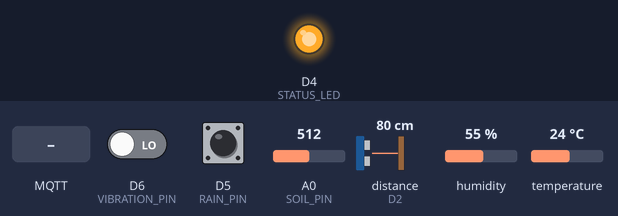
Simulated run of this sketch. Board: ESP8266 (NodeMCU). Shown: output pins drawn as LEDs (lit = HIGH). Wiring (inferred from the names in the program): ultrasonic range finder: trigger D1; echo D2. The inputs (shaded band) are chosen by the test bench; at power-on: A0 (SOIL_PIN) = 512, D6 (VIBRATION_PIN) LOW, D5 (RAIN_PIN) HIGH, distance to the obstacle (sensor on D2) 80 cm, humidity 55 %, temperature 24 °C. The echo pulse lasts 58.3 µs per cm; WiFi joins after 1.5 s; servers stay silent unless stated; no MQTT or app messages arrive unless stated; pins used as bus, display or sensor lines are not drawn; what the sketch prints to the serial monitor is not drawn.

Above: at 3.8 s.
3.9 s: MQTT message "LED_ON" arrives on the first subscribed topic
At 5.2 s:
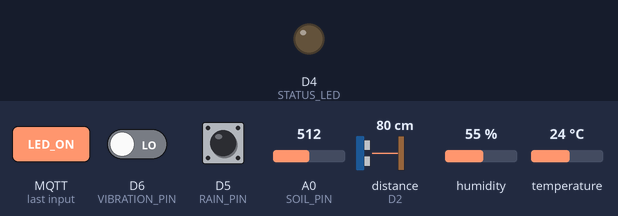
14.2 s: A0 (SOIL_PIN) set to 730
15.7 s: A0 (SOIL_PIN) set to 755
Timing chart, 0 to 18.7 s (numbered marks = the images above; inputs shaded):
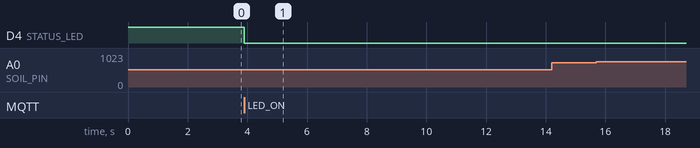

The sketch:

landslide_esp8266.ino
```cpp
#include "risk_rules.h"
#include <ESP8266WiFi.h>
#include <PubSubClient.h>
#include <ArduinoJson.h>
#include <DHT.h>

const char* WIFI_SSID="YOUR_WIFI_SSID";
const char* WIFI_PASSWORD="YOUR_WIFI_PASSWORD";
const char* MQTT_SERVER="192.168.1.100";
const uint16_t MQTT_PORT=28884;
const char* TOPIC_SENSOR="landslide/sensor";
const char* TOPIC_STATUS="landslide/status";
const char* TOPIC_COMMAND="landslide/command";

#define SOIL_PIN A0
#define RAIN_PIN D5
#define VIBRATION_PIN D6
#define DHT_PIN D7
#define DHT_TYPE DHT11
#define TRIG_PIN D1
#define ECHO_PIN D2
#define STATUS_LED LED_BUILTIN

const bool RAIN_ACTIVE_LOW=true;
const bool VIBRATION_ACTIVE_LOW=true;
int SOIL_DRY_RAW=800;     // CALIBRATE
int SOIL_WET_RAW=300;     // CALIBRATE
int SOIL_WARNING_PERCENT=60; // demo/model only
int SOIL_DANGER_PERCENT=80;  // demo/model only
float MOVEMENT_THRESHOLD_CM=3.0; // demo/model only
const unsigned long SEND_INTERVAL_MS=2000;

DHT dht(DHT_PIN,DHT_TYPE);
WiFiClient wifiClient;
PubSubClient mqtt(wifiClient);
float baselineDistanceCm=-1;
unsigned long lastSendMs=0;
bool vibrationLatched=false;

bool activeDigital(uint8_t pin,bool activeLow){int v=digitalRead(pin);return activeLow?v==LOW:v==HIGH;}
int soilPercent(int raw){long p=map(raw,SOIL_DRY_RAW,SOIL_WET_RAW,0,100);return constrain((int)p,0,100);}

float readDistanceOnce(){
  digitalWrite(TRIG_PIN,LOW); delayMicroseconds(2);
  digitalWrite(TRIG_PIN,HIGH); delayMicroseconds(10); digitalWrite(TRIG_PIN,LOW);
  unsigned long duration=pulseIn(ECHO_PIN,HIGH,30000UL);
  if(duration==0)return -1;
  float cm=duration*0.0343f/2.0f;
  return (cm>=2 && cm<=400)?cm:-1;
}
float readDistance(){float total=0;int n=0;for(int i=0;i<3;i++){float d=readDistanceOnce();if(d>0){total+=d;n++;}delay(20);}return n?total/n:-1;}

String riskLevel(int soil,bool rain,bool vibration,bool movement){
  return classifyRisk(soil,rain,vibration,movement,SOIL_WARNING_PERCENT,SOIL_DANGER_PERCENT);
}

void connectWiFi(){
  if(WiFi.status()==WL_CONNECTED)return;
  WiFi.mode(WIFI_STA); WiFi.begin(WIFI_SSID,WIFI_PASSWORD);
  Serial.print("Connecting Wi-Fi"); unsigned long t=millis();
  while(WiFi.status()!=WL_CONNECTED && millis()-t<20000){delay(500);Serial.print(".");}
  if(WiFi.status()==WL_CONNECTED){Serial.print("\nIP: ");Serial.println(WiFi.localIP());}
  else Serial.println("\nWi-Fi timeout; retrying later");
}

void callback(char*,byte* payload,unsigned int length){
  String msg; for(unsigned int i=0;i<length;i++)msg+=(char)payload[i]; msg.trim();
  Serial.print("Command: ");Serial.println(msg);
  if(msg=="LED_ON")digitalWrite(STATUS_LED,LOW);
  else if(msg=="LED_OFF")digitalWrite(STATUS_LED,HIGH);
  else if(msg=="SET_BASELINE"){float d=readDistance();if(d>0){baselineDistanceCm=d;Serial.printf("Baseline %.1f cm\n",d);}}
}

void connectMQTT(){
  if(mqtt.connected()||WiFi.status()!=WL_CONNECTED)return;
  String id="ESP8266-Landslide-"+String(ESP.getChipId(),HEX);
  if(mqtt.connect(id.c_str(),TOPIC_STATUS,0,true,"OFFLINE")){
    mqtt.subscribe(TOPIC_COMMAND); mqtt.publish(TOPIC_STATUS,"ONLINE",true); Serial.println("MQTT connected");
  } else {Serial.print("MQTT failed rc=");Serial.println(mqtt.state());}
}

void setup(){
  Serial.begin(115200);
  pinMode(RAIN_PIN,INPUT);pinMode(VIBRATION_PIN,INPUT);pinMode(TRIG_PIN,OUTPUT);pinMode(ECHO_PIN,INPUT);
  pinMode(STATUS_LED,OUTPUT);digitalWrite(STATUS_LED,HIGH);dht.begin();
  connectWiFi();mqtt.setServer(MQTT_SERVER,MQTT_PORT);mqtt.setCallback(callback);mqtt.setBufferSize(768);connectMQTT();
  delay(1000);baselineDistanceCm=readDistance();Serial.printf("Initial baseline %.1f cm\n",baselineDistanceCm);
}

void loop(){
  if(activeDigital(VIBRATION_PIN,VIBRATION_ACTIVE_LOW))vibrationLatched=true;
  if(WiFi.status()!=WL_CONNECTED)connectWiFi();
  if(!mqtt.connected()){static unsigned long lastTry=0;if(millis()-lastTry>3000){lastTry=millis();connectMQTT();}}
  mqtt.loop();
  if(millis()-lastSendMs<SEND_INTERVAL_MS){delay(5);return;} lastSendMs=millis();

  int raw=analogRead(SOIL_PIN),soil=soilPercent(raw);
  bool rain=activeDigital(RAIN_PIN,RAIN_ACTIVE_LOW),vibration=vibrationLatched;vibrationLatched=false;
  float temp=dht.readTemperature(),hum=dht.readHumidity();
  if(isnan(temp)||isnan(hum)){delay(1100);temp=dht.readTemperature();hum=dht.readHumidity();}
  float distance=readDistance();
  if(baselineDistanceCm<=0 && distance>0)baselineDistanceCm=distance;
  float movementCm=(distance>0&&baselineDistanceCm>0)?fabs(distance-baselineDistanceCm):0;
  bool movement=movementCm>=MOVEMENT_THRESHOLD_CM;
  String risk=riskLevel(soil,rain,vibration,movement);

  StaticJsonDocument<640> doc;
  doc["device"]="landslide-01";doc["soil_raw"]=raw;doc["soil_moisture"]=soil;doc["rain"]=rain;doc["vibration"]=vibration;
  if(!isnan(temp))doc["temperature"]=temp;if(!isnan(hum))doc["humidity"]=hum;if(distance>0)doc["distance"]=distance;
  if(baselineDistanceCm>0)doc["baseline_distance"]=baselineDistanceCm;doc["movement_cm"]=movementCm;doc["movement"]=movement;
  JsonObject health=doc.createNestedObject("sensor_health");
  health["soil"]="OK";health["rain"]="OK";health["vibration"]="OK";
  health["dht11"]=(isnan(temp)||isnan(hum))?"ERROR":"OK";
  health["hc_sr04"]=distance>0?"OK":"ERROR";
  doc["risk_level"]=risk;doc["wifi_rssi"]=WiFi.RSSI();doc["uptime_ms"]=millis();
  char out[640];size_t n=serializeJson(doc,out,sizeof(out));if(mqtt.connected())mqtt.publish(TOPIC_SENSOR,out,n);Serial.println(out);
}
```

risk_rules.h
```cpp
#pragma once
inline const char* classifyRisk(int soil, bool rain, bool vibration, bool movement, int warning=60, int danger=80) {
  int score=(soil>=warning)+(soil>=danger)+rain+vibration+(movement?2:0);
  if(score>=4)return "DANGER";
  if(score>=2)return "WARNING";
  return "NORMAL";
}
```

Measured:
- after the input at 3.9 s, D4 (STATUS_LED): HIGH → LOW at once
- after the input at 14.2 s, every drawn part: stays the same
- after the input at 15.7 s, every drawn part: stays the same
